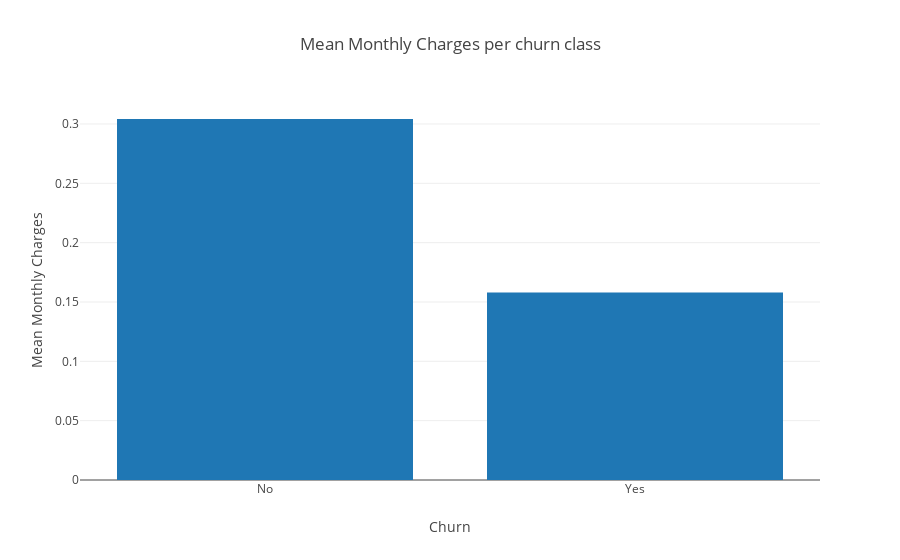

Write notebook code for a chart like this one.
### Code cell
age_data = [go.Bar(
            y= y_data_plot,
            x= labels_data_plot
            
    )]

age_layout = go.Layout(
    title='Mean Monthly Charges per churn class',
    xaxis=dict(
        title = "Churn",
        showline=False,),
    yaxis=dict(
        title = "Mean Monthly Charges",
        ),
)

fig = go.Figure(data=age_data, layout=age_layout)
iplot(fig)

### Figure 1 — Plotly figure (JSON) as saved in the notebook; plotly's stock layout.template omitted (floating-point values rounded to 4 significant figures)
{"data": [{"type": "bar", "uid": "d731b4f6-853b-11e8-aa1f-b052167c913b", "x": ["No", "Yes"], "y": [0.3042, 0.1579]}], "layout": {"title": "Mean Monthly Charges per churn class", "xaxis": {"showline": false, "title": "Churn"}, "yaxis": {"title": "Mean Monthly Charges"}}}
